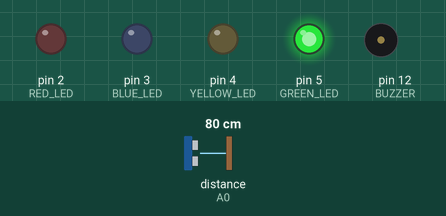
This sketch was run on a simulated Arduino Uno, built with avr-gcc and run on an emulated ATmega328P. Parts: output pins drawn as LEDs (lit = HIGH), buzzer (waves = sounding, pin HIGH). Wiring (inferred from the names in the program): ultrasonic range finder: trigger A1; echo A0. Dashed ring = blinking. The test bench sets the inputs (shaded band); at power-on: distance to the obstacle (sensor on A0) 80 cm. The echo pulse lasts 58.3 µs per cm; pins used as bus, display or sensor lines are not drawn.

Above: at 1.2 s.
1.3 s: distance to the obstacle (sensor on A0) set to 30 cm
2.8 s: distance to the obstacle (sensor on A0) set to 25 cm
At 2.9 s:
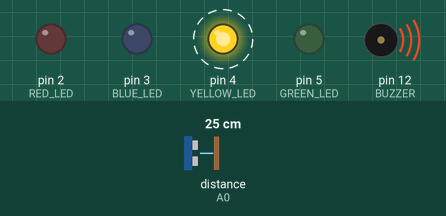
5.8 s: distance to the obstacle (sensor on A0) set to 18 cm
8.8 s: distance to the obstacle (sensor on A0) set to 14 cm
At 9.13 s:
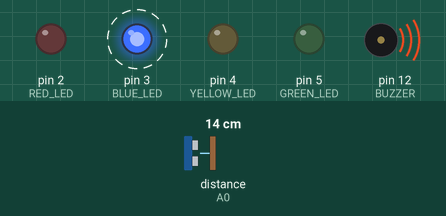
11.8 s: distance to the obstacle (sensor on A0) set to 2 cm
At 12.8 s:
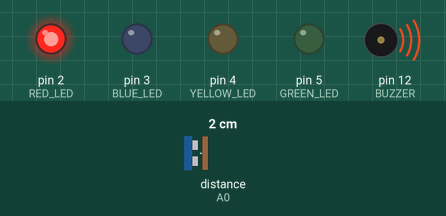
13.4 s: distance to the obstacle (sensor on A0) set to 9 cm
At 13.65 s:
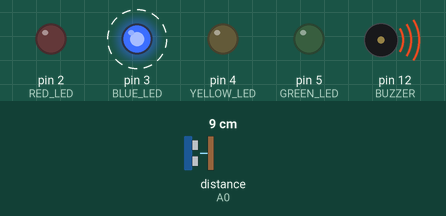
Timing chart, 0 to 17.4 s (numbered marks = the images above; inputs shaded):
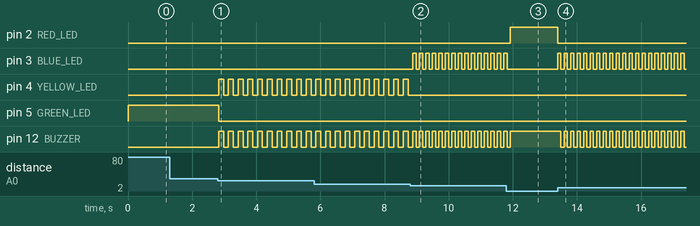

The sketch:

parkSensoru.ino
```cpp
#define TRIG A1
#define ECHO A0

#define RED_LED 2
#define BLUE_LED 3
#define YELLOW_LED 4
#define GREEN_LED 5

#define BUZZER 12

long sure;
long mesafe;

void setup(){
  pinMode(RED_LED, OUTPUT);
  pinMode(BLUE_LED, OUTPUT);
  pinMode(YELLOW_LED, OUTPUT);
  pinMode(GREEN_LED, OUTPUT);

  pinMode(TRIG, OUTPUT);

  pinMode(BUZZER, OUTPUT);
}

void loop(){
  digitalWrite(TRIG, 1);
  delayMicroseconds(1000);
  digitalWrite(TRIG, 0);

  sure = pulseIn(ECHO, 1);
  mesafe = (sure/2)/29.1;

  if(mesafe <= 5){
    digitalWrite(RED_LED, 1);
    digitalWrite(BLUE_LED, 0);
    digitalWrite(YELLOW_LED, 0);
    digitalWrite(GREEN_LED, 0);
    digitalWrite(BUZZER, 1);
  }
  else if(mesafe <= 15){
    digitalWrite(RED_LED, 0);
    digitalWrite(BLUE_LED, 1);
    digitalWrite(YELLOW_LED, 0);
    digitalWrite(GREEN_LED, 0);
    digitalWrite(BUZZER, 1);
    delay(100);
    digitalWrite(BLUE_LED, 0);
    digitalWrite(BUZZER, 0);
    delay(100);
  }
  else if(mesafe <= 25){
    digitalWrite(RED_LED, 0);
    digitalWrite(BLUE_LED, 0);
    digitalWrite(YELLOW_LED, 1);
    digitalWrite(GREEN_LED, 0);
    digitalWrite(BUZZER, 1);
    delay(150);
    digitalWrite(YELLOW_LED, 0);
    digitalWrite(BUZZER, 0);
    delay(150);
  }
  else {
    digitalWrite(RED_LED, 0);
    digitalWrite(BLUE_LED, 0);
    digitalWrite(YELLOW_LED, 0);
    digitalWrite(GREEN_LED, 1);
    digitalWrite(BUZZER, 0);
    delay(100);
  }
}
```

Measured:
- the behaviour switches between 27 and 26 cm on distance to the obstacle (sensor on A0) (found by bisection; images 0 and 1)
- the behaviour switches between 17 and 16 cm on distance to the obstacle (sensor on A0) (found by bisection; images 1 and 2)
- after the input at 1.3 s, every drawn part: stays the same
- after the input at 2.8 s, pin 4 (YELLOW_LED), pin 12 (BUZZER): alternates HIGH for 0.15 s and LOW for 0.15 s, starting at once; pin 5 (GREEN_LED): HIGH → LOW at once
- after the input at 8.8 s, pin 3 (BLUE_LED): alternates HIGH for 0.10 s and LOW for 0.10 s, starting after 0.09 s; pin 4 (YELLOW_LED): stops changing and stays LOW; pin 12 (BUZZER): alternates HIGH for 0.10 s and LOW for 0.10 s, starting after 0.19 s
- after the input at 11.8 s, pin 2 (RED_LED): LOW → HIGH after 0.12 s; pin 3 (BLUE_LED): goes on until 11.8 s, then stays LOW; pin 12 (BUZZER): goes on until 11.9 s, then stays HIGH
- after the input at 13.4 s, pin 2 (RED_LED): HIGH → LOW at once; pin 3 (BLUE_LED): alternates HIGH for 0.10 s and LOW for 0.10 s, starting at once; pin 12 (BUZZER): alternates HIGH for 0.10 s and LOW for 0.10 s, starting after 0.10 s
